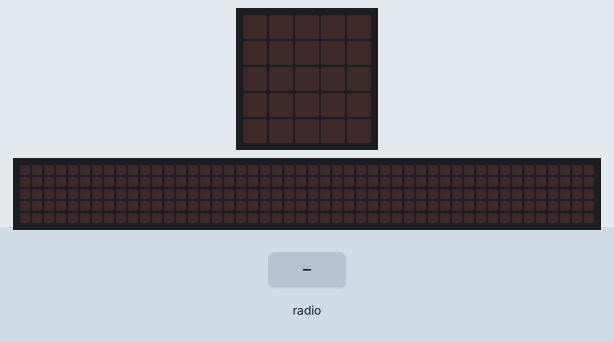
This program was run on a simulated BBC micro:bit running MicroPython. Shown: the board's 5×5 LED display, a strip that is not on the board, showing the scrolling text unrolled. The test bench sets the inputs (shaded band). The 48×5 strip is a reading aid, not a part: it shows the text the display is scrolling, unrolled, one strip-width of it at a time.

Above: at 1.2 s.
1.3 s: radio message "1" arrives
At 1.37 s:
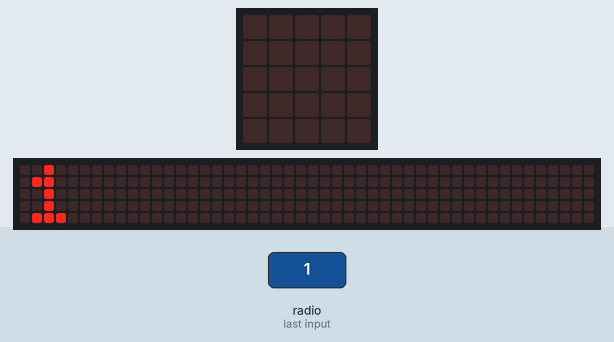
At 1.82 s:
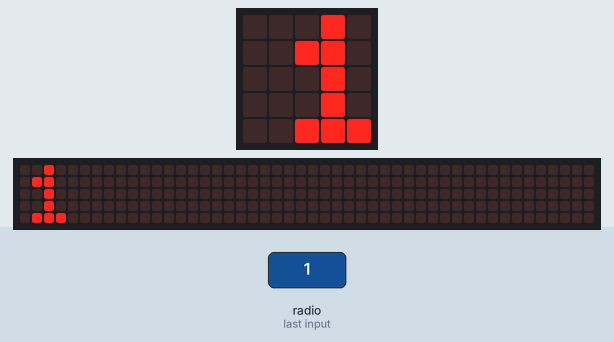
Timing chart, 0 to 4.3 s (numbered marks = the images above; inputs shaded):
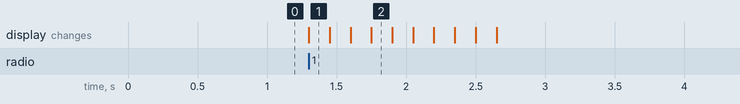

Measured:
- after the input at 1.3 s, the display: changes at once (image 1)

The program:

radio.py
```python
# Imports go at the top
from microbit import *
import radio
import speech

radio.on()
radio.config(group=23)

# Code in a 'while True:' loop repeats forever
while True:
    radio.on()
    while True:
        message = radio.receive()
        if message:
            display.scroll(message)
    
```
